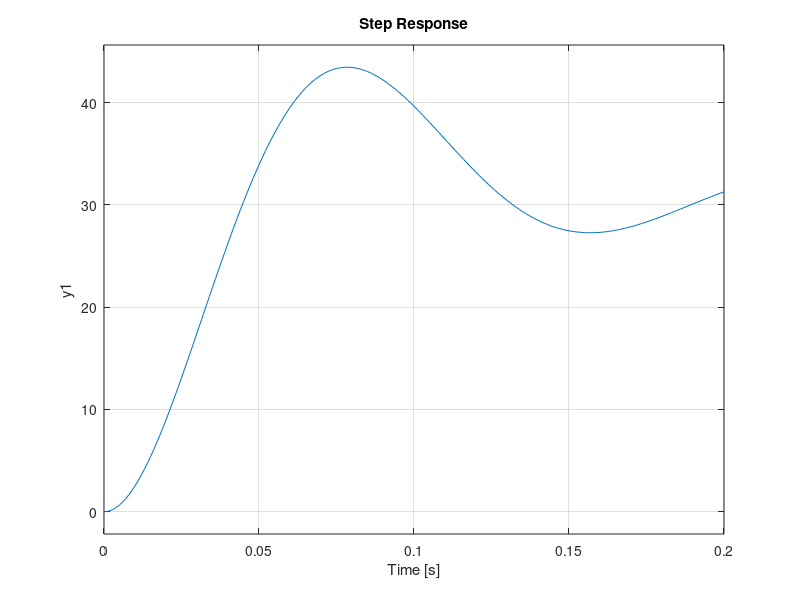

MATLAB code to generate this figure: (Note: this script raises an error after producing the figure.)
% Author: Hashaam Zafar
% Date: 24/09/2025

t = 0:0.001:0.20;  
Z = 0.3; 
wn = 42;
Kdc = 1330; 
y = tf(wn, [1, 2 * wn * Z, wn^2]) * Kdc;
step(y, t);
Q1.FV = 31.7; 
Q1.OSy = 43.3/ 31.7 * 100 - 100;

syms Zeta;
eq1 = (log(Q1.OSy / 100) == - pi *  Zeta / sqrt(1 - Zeta^2));
Zeta = solve(eq1, Zeta);
Zeta = double(Zeta);
Beta = sqrt(1 - Zeta^2);



Q1.zeta = Zeta; 
Q1.Tr = 1 / (Beta * wn) * (pi - atan(Beta / Zeta)); 
Q1.Tp = 79 / 1000;
Q1.wn = wn; 
Q1.Ts = 1 / (Zeta * wn) * log(50 / Beta);
a2Submit;